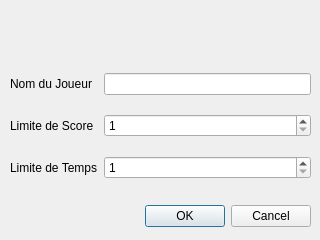
<?xml version="1.0" encoding="UTF-8"?>
<ui version="4.0">
 <class>Parametres</class>
 <widget class="QDialog" name="Parametres">
  <property name="geometry">
   <rect>
    <x>0</x>
    <y>0</y>
    <width>320</width>
    <height>240</height>
   </rect>
  </property>
  <property name="windowTitle">
   <string>Dialog</string>
  </property>
  <widget class="QDialogButtonBox" name="buttonValider">
   <property name="geometry">
    <rect>
     <x>10</x>
     <y>200</y>
     <width>301</width>
     <height>32</height>
    </rect>
   </property>
   <property name="orientation">
    <enum>Qt::Horizontal</enum>
   </property>
   <property name="standardButtons">
    <set>QDialogButtonBox::Cancel|QDialogButtonBox::Ok</set>
   </property>
  </widget>
  <widget class="QWidget" name="formLayoutWidget">
   <property name="geometry">
    <rect>
     <x>10</x>
     <y>60</y>
     <width>301</width>
     <height>132</height>
    </rect>
   </property>
   <layout class="QFormLayout" name="formLayout">
    <item row="0" column="1">
     <spacer name="verticalSpacer">
      <property name="orientation">
       <enum>Qt::Vertical</enum>
      </property>
      <property name="sizeHint" stdset="0">
       <size>
        <width>20</width>
        <height>40</height>
       </size>
      </property>
     </spacer>
    </item>
    <item row="1" column="0">
     <widget class="QLabel" name="labelNom">
      <property name="text">
       <string>Nom du Joueur</string>
      </property>
     </widget>
    </item>
    <item row="1" column="1">
     <widget class="QLineEdit" name="champNom"/>
    </item>
    <item row="2" column="1">
     <spacer name="verticalSpacer_4">
      <property name="orientation">
       <enum>Qt::Vertical</enum>
      </property>
      <property name="sizeHint" stdset="0">
       <size>
        <width>20</width>
        <height>40</height>
       </size>
      </property>
     </spacer>
    </item>
    <item row="3" column="0">
     <widget class="QLabel" name="labelScoreMax">
      <property name="text">
       <string>Limite de Score</string>
      </property>
     </widget>
    </item>
    <item row="4" column="1">
     <spacer name="verticalSpacer_3">
      <property name="orientation">
       <enum>Qt::Vertical</enum>
      </property>
      <property name="sizeHint" stdset="0">
       <size>
        <width>20</width>
        <height>40</height>
       </size>
      </property>
     </spacer>
    </item>
    <item row="5" column="0">
     <widget class="QLabel" name="labelTempsMax">
      <property name="text">
       <string>Limite de Temps</string>
      </property>
     </widget>
    </item>
    <item row="6" column="1">
     <spacer name="verticalSpacer_2">
      <property name="orientation">
       <enum>Qt::Vertical</enum>
      </property>
      <property name="sizeHint" stdset="0">
       <size>
        <width>20</width>
        <height>40</height>
       </size>
      </property>
     </spacer>
    </item>
    <item row="3" column="1">
     <widget class="QSpinBox" name="champScore">
      <property name="minimum">
       <number>1</number>
      </property>
     </widget>
    </item>
    <item row="5" column="1">
     <widget class="QSpinBox" name="champTemps">
      <property name="minimum">
       <number>1</number>
      </property>
     </widget>
    </item>
   </layout>
  </widget>
 </widget>
 <resources/>
 <connections>
  <connection>
   <sender>buttonValider</sender>
   <signal>accepted()</signal>
   <receiver>Parametres</receiver>
   <slot>accept()</slot>
   <hints>
    <hint type="sourcelabel">
     <x>248</x>
     <y>254</y>
    </hint>
    <hint type="destinationlabel">
     <x>157</x>
     <y>274</y>
    </hint>
   </hints>
  </connection>
  <connection>
   <sender>buttonValider</sender>
   <signal>rejected()</signal>
   <receiver>Parametres</receiver>
   <slot>reject()</slot>
   <hints>
    <hint type="sourcelabel">
     <x>316</x>
     <y>260</y>
    </hint>
    <hint type="destinationlabel">
     <x>286</x>
     <y>274</y>
    </hint>
   </hints>
  </connection>
 </connections>
</ui>
